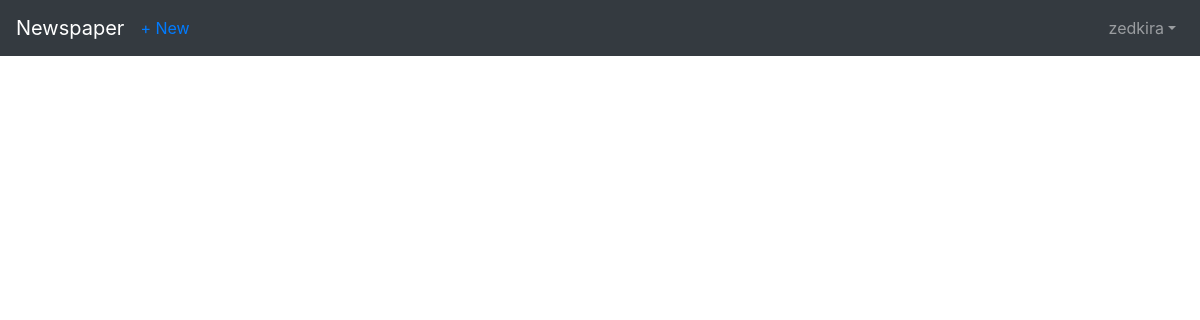
The page /articles/ (signed in) on the database as committed earlier.
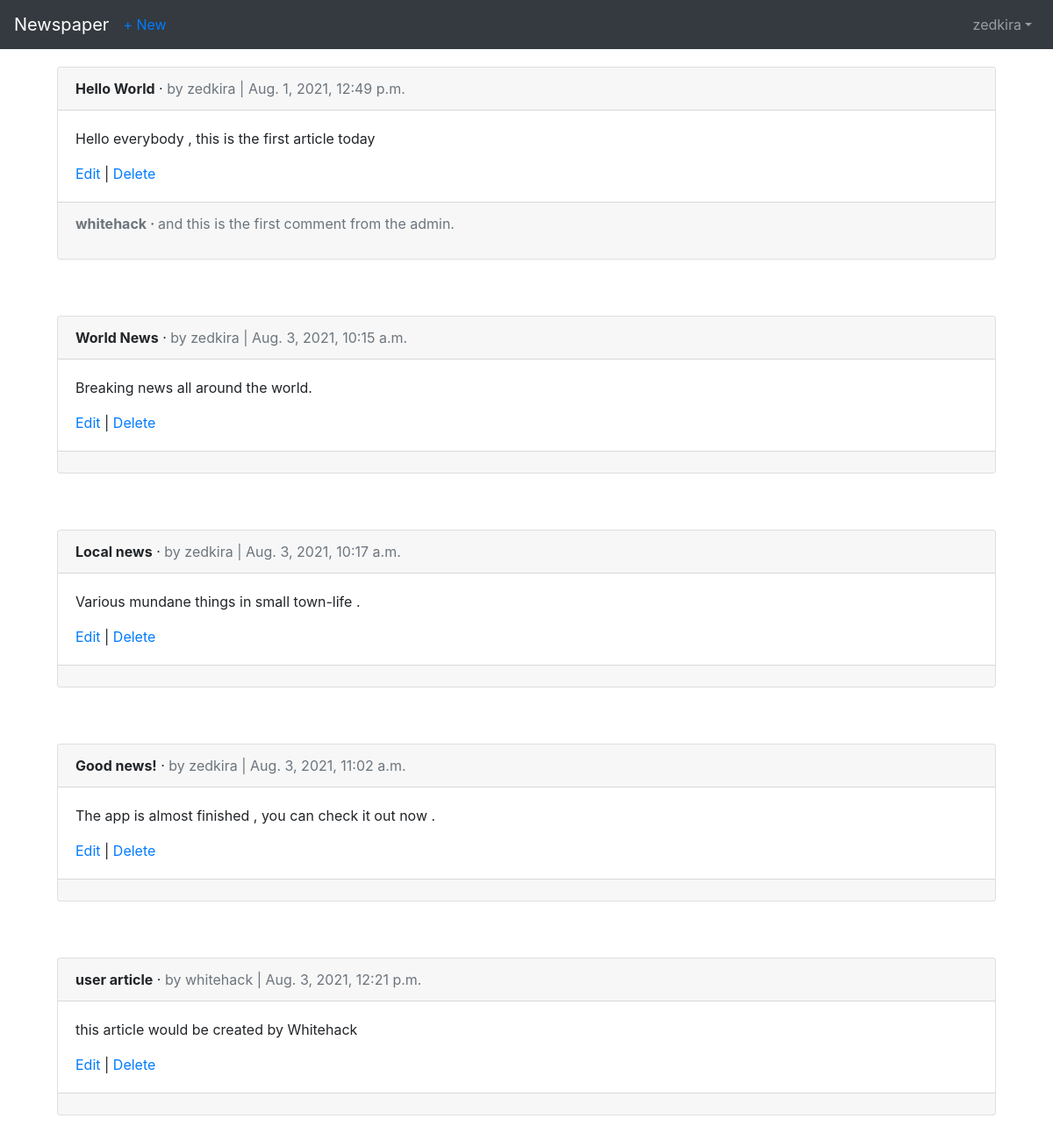
The same page on the database as committed later.
### accounts/models.py (models this page shows)
class CustomUser(AbstractUser):
    age = models.PositiveIntegerField(null=True, blank=True)

### articles/models.py (models this page shows, shortened)
class Article(models.Model):
    title = models.CharField(max_length=255)
    body = models.TextField()
    date = models.DateTimeField(auto_now_add=True)
    author = models.ForeignKey(
        get_user_model(),
        on_delete=models.CASCADE,
    )

class Comment(models.Model):
    article = models.ForeignKey(Article,
     on_delete= models.CASCADE,
     related_name='comments',
    )
    comment = models.CharField(max_length=140)
    author = models.ForeignKey(
        get_user_model(),
        on_delete= models.CASCADE,
    )
    def __str__(self):
        return self.comment

### articles/views.py (the view)
# urls.py: path('', ArticleListView.as_view() , name='article_list'),
class ArticleListView(LoginRequiredMixin, ListView):
    model = Article
    template_name = 'article_list.html'

### templates/article_list.html (shortened to what this page needs)
{% extends 'base.html' %}
{% block content %}
{% for article in object_list %}
<div class="card" style="margin:20px;">
    <div class="card-header">
        <span class="font-weight-bold">{{ article.title }}</span> &middot;
        <span class="text-muted">by {{ article.author }} | {{ article.date }}</span>
    </div>
    <div class="card-body">
        <p>{{ article.body }}</p>
        <a href="{% url 'article_edit' article.pk %}">Edit</a> |
        <a href="{% url 'article_delete' article.pk %}">Delete</a>
    </div>
    <div class="card-footer text-center text-muted">
        {% for comment in article.comments.all %}
            <p align="left"><span class="font-weight-bold"> {{ comment.author }} &middot; </span>{{ comment }}</p>
        {% endfor %}
    </div>
</div> <br />
{% endfor %}
{% endblock content %}

### templates/base.html (shortened to what this page needs)
<!DOCTYPE html>
{% load static %}
<html>
    <head>
        <link rel="stylesheet" href="https://cdn.jsdelivr.net/npm/bootstrap@4.5.3/dist/css/bootstrap.min.css">
    </head>
    <body>
        <nav class="navbar navbar-expand-lg navbar-dark bg-dark">
            <a class="navbar-brand" href="{% url 'home' %}">Newspaper</a>
            {% if user.is_authenticated %}
                <ul class="navbar-nav mr-auto">
                    <li class="nav-item">
                        <a href="{% url 'article_create' %}">+ New</a>
                    </li>
                </ul>
            {% endif %}
            <div class="collapse navbar-collapse" id="navbarSupportedContent">
                {% if user.is_authenticated %}
                <ul class="navbar-nav ml-auto">
                    <li class="nav-item">
                        <a class="nav-link dropdown-toggle" href="#" id="navbarDropdown" role="button" data-toggle="dropdown" aria-haspopup="true" aria-expanded="false">{{ user.username }}</a>
                    </li>
                </ul>
                {% else %}
                <form class="form-inline ml-auto">
                    <a href="{% url 'login' %}" class="btn btn-outline-secondary">Log In</a>
                    <a href="{% url 'signup' %}" class="btn btn-primary ml-2">Sign up</a>
                </form>
                {% endif %}
            </div>
        </nav>
        <main>
            <div class="container">
                {% block content %}
                {% endblock content %}
            </div>
        </main>
    </body>
</html>

Rows that differ between the two databases and show on the page:
added Article: title "Hello World", author "zedkira", date "Aug. 1, 2021, 12:49 p.m.", body "Hello everybody , this is the first article today"
added Comment: author "whitehack", comment "and this is the first comment from the admin."
added Article: title "World News", author "zedkira", date "Aug. 3, 2021, 10:15 a.m.", body "Breaking news all around the world."
added Article: title "Local news", author "zedkira", date "Aug. 3, 2021, 10:17 a.m.", body "Various mundane things in small town-life ."
added Article: title "Good news!", author "zedkira", date "Aug. 3, 2021, 11:02 a.m.", body "The app is almost finished , you can check it out now ."
added Article: title "user article", author "whitehack", date "Aug. 3, 2021, 12:21 p.m.", body "this article would be created by Whitehack"
